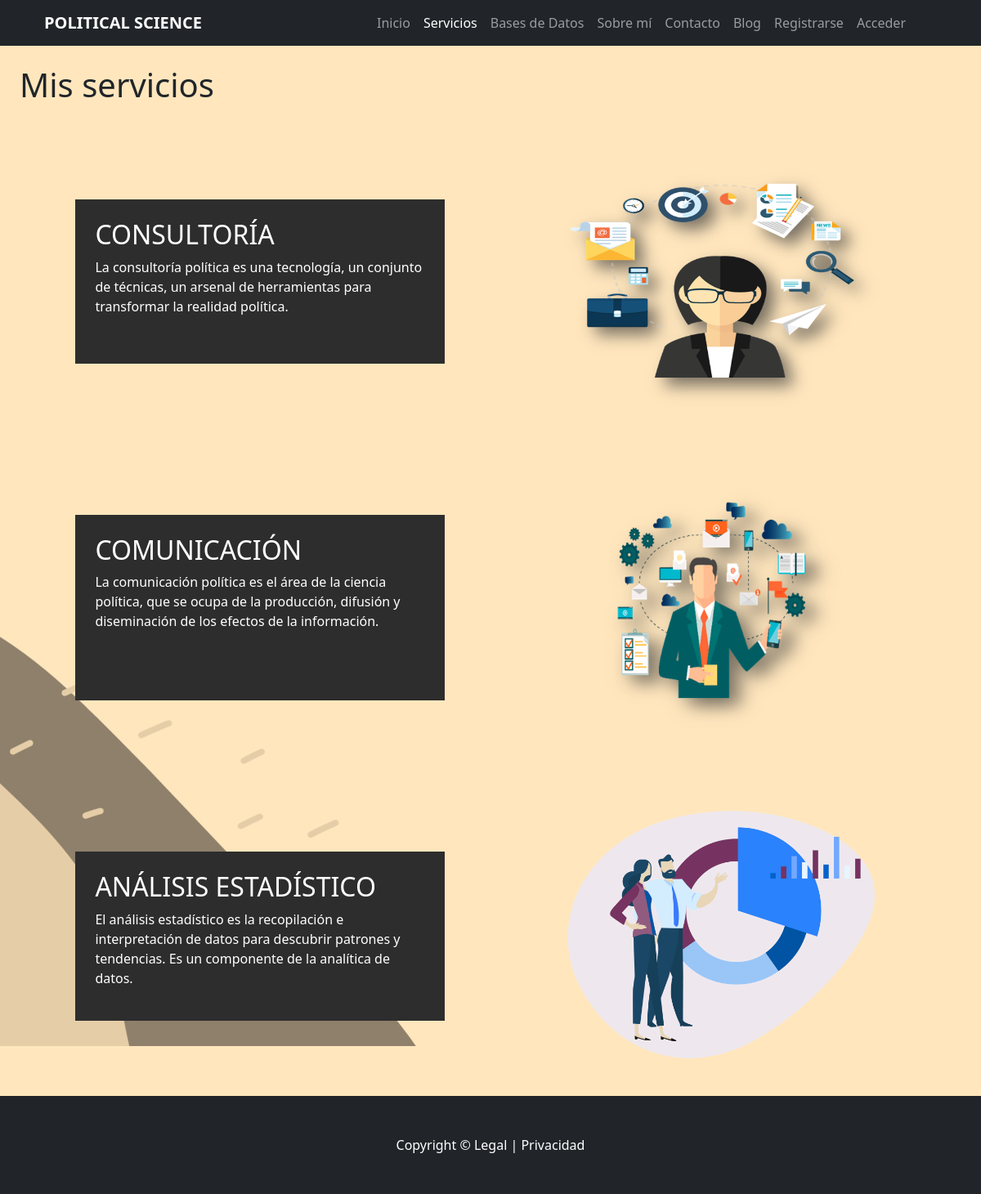
Page /services/ on the committed database.
### Services/models.py (models this page shows, shortened)
class Services(models.Model):
    titulo=models.CharField(max_length=60)
    descripcion=models.CharField(max_length=200)
    imagen=models.ImageField(upload_to='Services')
    class Meta:
        verbose_name='Servicio'
        verbose_name_plural='Servicios'

### Services/views.py (the view)
# urls.py: path('', Services_view.as_view() , name='services'),
class Services_view(TemplateView):
    tmpl = 'Services/services.html'
    def get(self, request, *arg, **kwargs):
        return render(request, self.tmpl, {'servicios': Services.objects.all()})

### Services/templates/Services/services.html (shortened to what this page needs)
{% extends 'Home/base.html' %}
{% load static %}
{% block background %}{% static 'Home/img/background.jpg' %}{% endblock %}
{% block content %}
    <h1 style='margin:2vw;'> Mis servicios </h1>
    {% for i in servicios %}
        <div style='padding:3vw; display:grid; grid-template-columns:6fr 6fr;'>
            <div style='margin:10%; color:white; padding:2vw; grid-column: 1; background-color: rgb(45,45,45);'>
                <h2> {{i.titulo}} </h2>
                <p>{{i.descripcion}}</p>
            </div>
                <img style='width:35vw; hight:35vw; justify-self: center;' src='{{i.imagen.url}}'>
        </div>
    {% endfor %}
{% endblock %}

### rows in the picture
Services: titulo "CONSULTORÍA", descripcion "La consultoría política es una tecnología, un conjunto de técnicas, un arsenal de herramientas para transformar la realidad política.", imagen (picture)
Services: titulo "COMUNICACIÓN", descripcion "La comunicación política es el área de la ciencia política, que se ocupa de la producción, difusión y diseminación de los efectos de la información.", imagen (picture)
Services: titulo "ANÁLISIS ESTADÍSTICO", descripcion "El análisis estadístico es la recopilación e interpretación de datos para descubrir patrones y tendencias. Es un componente de la analítica de datos.", imagen (picture)
